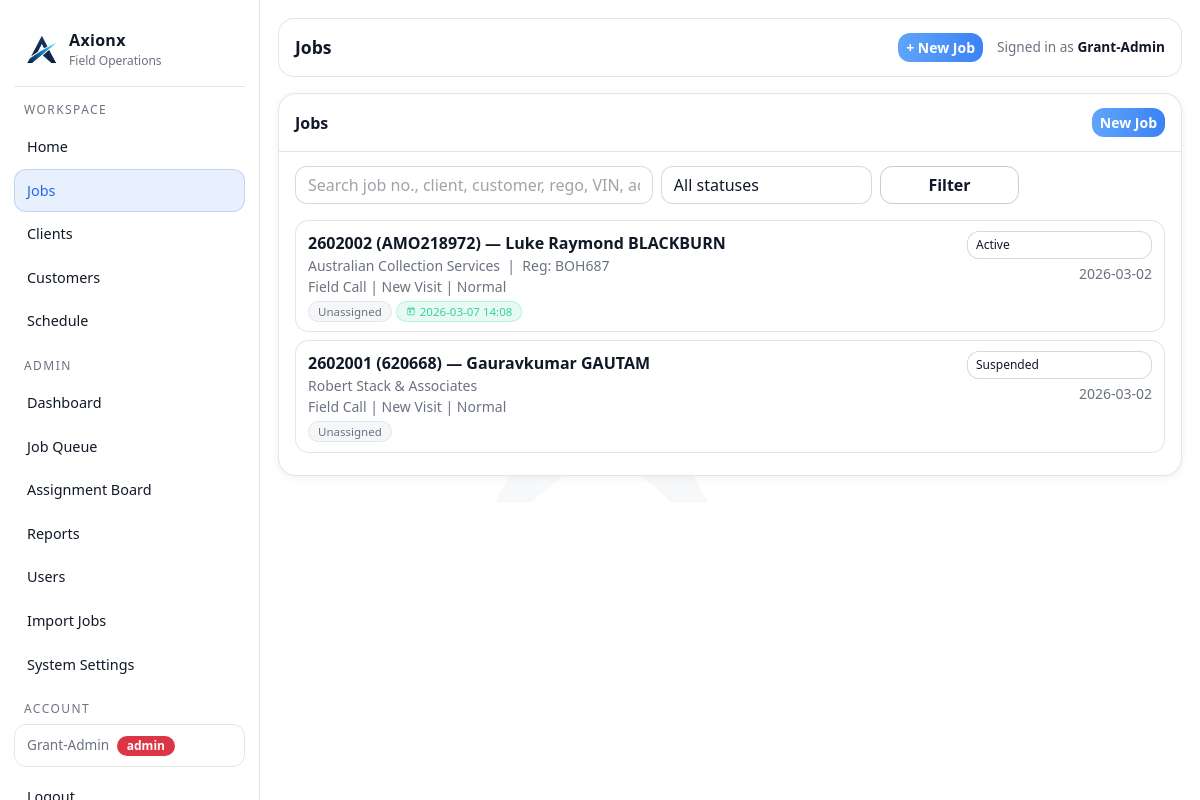
Page /jobs (signed in) on the committed database.
### tables this page shows
CREATE TABLE jobs (
        id INTEGER PRIMARY KEY AUTOINCREMENT,

        internal_job_number TEXT NOT NULL,
        client_reference TEXT,
        display_ref TEXT NOT NULL,

        client_id INTEGER,
        customer_id INTEGER,
        assigned_user_id INTEGER,

        job_type TEXT NOT NULL,
        visit_type TEXT NOT NULL,
        status TEXT NOT NULL,
        priority TEXT NOT NULL,

        job_address TEXT,
        description TEXT,

        created_at TEXT NOT NULL,
        updated_at TEXT NOT NULL, lender_name TEXT, account_number TEXT, regulation_type TEXT, arrears_cents INTEGER, costs_cents INTEGER, mmp_cents INTEGER, job_due_date TEXT, bill_to_client_id INTEGER, payment_frequency TEXT,

        FOREIGN KEY(client_id) REFERENCES clients(id),
        FOREIGN KEY(customer_id) REFERENCES customers(id),
        FOREIGN KEY(assigned_user_id) REFERENCES users(id)
    );

CREATE TABLE clients (
        id INTEGER PRIMARY KEY AUTOINCREMENT,
        name TEXT NOT NULL,
        phone TEXT,
        email TEXT,
        address TEXT,
        notes TEXT,
        created_at TEXT NOT NULL
    , updated_at TEXT NOT NULL DEFAULT '');

### app.py (the view, shortened to what this page needs)
@app.get("/jobs")
@login_required
def jobs_list():
    status = request.args.get("status", "").strip()
    q = request.args.get("q", "").strip()
    user_id = session.get("user_id")
    role = session.get("role")
    conn = db()
    cur = conn.cursor()
    sql = """
    SELECT j.*,
           c.name AS client_name,
           (cu.first_name || ' ' || cu.last_name) AS customer_name,
           (SELECT ji.reg FROM job_items ji WHERE ji.job_id = j.id AND ji.item_type = 'vehicle' LIMIT 1) AS asset_reg,
           u.full_name AS assigned_name,
           (SELECT s.scheduled_for FROM schedules s
            WHERE s.job_id = j.id AND s.status NOT IN ('Completed', 'Cancelled')
              AND s.scheduled_for >= datetime('now')
            ORDER BY s.scheduled_for ASC LIMIT 1) AS next_scheduled
    FROM jobs j
    LEFT JOIN clients c ON c.id = j.client_id
    LEFT JOIN customers cu ON cu.id = j.customer_id
    LEFT JOIN users u ON u.id = j.assigned_user_id
    WHERE 1=1
    """
    params = []
    if role == "agent":
        sql += " AND j.assigned_user_id = ?"
        params.append(user_id)
    if status:
        if status == "Active":
            sql += " AND j.status LIKE 'Active%'"
        else:
            sql += " AND j.status = ?"
            params.append(status)
    sql += " ORDER BY CASE WHEN j.status = 'Invoiced' THEN 1 ELSE 0 END, CASE WHEN next_scheduled IS NULL THEN 1 ELSE 0 END, next_scheduled ASC, j.updated_at DESC"
    cur.execute(sql, params)
    rows = cur.fetchall()
    conn.close()
    statuses = [
        "New",
        "Active",
        "Active - Phone work only",
        "Suspended",
        "Awaiting info from client",
        "Completed",
        "Invoiced"
    ]
    return render_template("jobs.html", jobs=rows, statuses=statuses, status=status, q=q)

### app.py (called while the page is built)
def db():
    conn = sqlite3.connect(DB_PATH)
    conn.row_factory = sqlite3.Row
    return conn

def add_column_if_missing(cur, table, col, coltype):
    cur.execute(f"PRAGMA table_info({table})")
    cols = [r["name"] for r in cur.fetchall()]
    if col not in cols:
        cur.execute(f"ALTER TABLE {table} ADD COLUMN {col} {coltype}")

@app.context_processor
def inject_globals():
    return {"GOOGLE_MAPS_API_KEY": os.environ.get("GOOGLE_MAPS_API_KEY", "")}

@app.before_request
def _ensure_db():
    init_db()

def login_required(f):
    @wraps(f)
    def wrapper(*args, **kwargs):
        if not session.get("user_id"):
            return redirect(url_for("login"))
        return f(*args, **kwargs)
    return wrapper

### templates/jobs.html (shortened to what this page needs)
{% extends "layout.html" %}
{% block page_title %}Jobs{% endblock %}
{% block content %}
<div class="ax-card">
  <div class="ax-card-h d-flex justify-content-between align-items-center">
    <div>Jobs</div>
    {% if session.get('role') == 'admin' %}<a class="btn btn-primary btn-sm" href="/jobs/new">New Job</a>{% endif %}
  </div>
  <div class="ax-card-b">
    <form class="row g-2 mb-3" method="get">
      <div class="col-12 col-lg-5">
        <input class="form-control" name="q" placeholder="Search job no., client, customer, rego, VIN, address..." value="{{ q }}">
      </div>
      <div class="col-12 col-lg-3">
        <select class="form-select" name="status">
          <option value="">All statuses</option>
        </select>
      </div>
      <div class="col-12 col-lg-2">
        <button class="btn btn-outline-secondary w-100">Filter</button>
      </div>
    </form>
    <div class="list-group list-group-flush">
      {% for j in jobs %}
        <div class="list-group-item" style="padding:.6rem .75rem;">
          <div class="d-flex justify-content-between align-items-start gap-2">
            <a href="/jobs/{{ j.id }}" class="text-decoration-none flex-grow-1" style="min-width:0;color:inherit;">
              <div class="fw-semibold">{{ j.display_ref }} &mdash; {{ j.customer_name or "No customer" }}</div>
              <div class="small" style="color:var(--muted)">
                {{ j.client_name or "No client" }}{% if j.asset_reg %} &nbsp;|&nbsp; Reg: {{ j.asset_reg }}{% endif %}
              </div>
              <div class="small" style="color:var(--muted)">
                {{ j.job_type }} | {{ j.visit_type }} | {{ j.priority }}
              </div>
              <div class="d-flex flex-wrap gap-1 mt-1">
                {% if j.assigned_name %}
                  <span style="display:inline-flex;align-items:center;gap:4px;background:rgba(96,165,250,.13);color:var(--accent);border:1px solid rgba(96,165,250,.25);border-radius:999px;padding:1px 9px;font-size:.72rem;font-weight:500;">
                    <svg width="10" height="10" viewBox="0 0 24 24" fill="currentColor" style="opacity:.75"><path d="M12 12c2.7 0 4.8-2.1 4.8-4.8S14.7 2.4 12 2.4 7.2 4.5 7.2 7.2 9.3 12 12 12zm0 2.4c-3.2 0-9.6 1.6-9.6 4.8v2.4h19.2v-2.4c0-3.2-6.4-4.8-9.6-4.8z"/></svg>
                    {{ j.assigned_name }}
                  </span>
                {% else %}
                  <span style="display:inline-flex;align-items:center;gap:4px;background:rgba(156,163,175,.1);color:var(--muted);border:1px solid rgba(156,163,175,.2);border-radius:999px;padding:1px 9px;font-size:.72rem;">
                    Unassigned
                  </span>
                {% endif %}
                {% if j.next_scheduled %}
                  <span style="display:inline-flex;align-items:center;gap:4px;background:rgba(52,211,153,.12);color:#34d399;border:1px solid rgba(52,211,153,.25);border-radius:999px;padding:1px 9px;font-size:.72rem;font-weight:500;">
                    <svg width="10" height="10" viewBox="0 0 24 24" fill="currentColor" style="opacity:.8"><path d="M19 4h-1V2h-2v2H8V2H6v2H5C3.9 4 3 4.9 3 6v14c0 1.1.9 2 2 2h14c1.1 0 2-.9 2-2V6c0-1.1-.9-2-2-2zm0 16H5V9h14v11zM7 11h5v5H7z"/></svg>
                    {{ j.next_scheduled[:16] | replace('T', ' ') }}
                  </span>
                {% endif %}
              </div>
            </a>
            <div class="text-end flex-shrink-0" style="min-width:110px;">
              {% if session.get('role') == 'admin' %}
                <form method="post" action="/jobs/{{ j.id }}/status" style="margin:0;">
                  <select name="status" class="form-select form-select-sm"
                          style="font-size:.75rem;min-width:110px;"
                          onchange="this.form.submit()">
                    {% for s in statuses %}
                      <option value="{{ s }}" {% if s == j.status %}selected{% endif %}>{{ s }}</option>
                    {% endfor %}
                  </select>
                </form>
              {% else %}
                <span class="badge bg-secondary">{{ j.status }}</span>
              {% endif %}
              <div class="small mt-1" style="color:var(--muted)">{{ j.updated_at[:10] if j.updated_at else '' }}</div>
            </div>
          </div>
        </div>
      {% else %}
        <div style="color:var(--muted)" class="py-3 text-center">No jobs found.</div>
      {% endfor %}
    </div>
  </div>
</div>
{% endblock %}

### templates/layout.html (style rules this page uses)
:root { --bg: #ffffff; --panel: #ffffff; --panel2: #f3f4f6; --card: #f9fafb; --text: #111827; --muted: #6b7280; --line: rgba(0,0,0,.10); --accent: #2563eb; --accent2: #16a34a; --danger: #dc2626; }
body { background: #ffffff; color: var(--text); }
body::before { content: ''; position: fixed; inset: 0; background: url('/static/images/axionx-icon.png') center center / 260px auto no-repeat; opacity: .03; pointer-events: none; z-index: 0; }
.ax-card { background: #ffffff; border: 1px solid var(--line); border-radius: 18px; box-shadow: 0 2px 8px rgba(0,0,0,.06); overflow: visible; }
.ax-card .ax-card-h { padding: 14px 16px; border-bottom: 1px solid var(--line); font-weight: 650; }
.ax-card .ax-card-b { padding: 14px 16px; }
.form-control, .form-select { background: #ffffff !important; color: var(--text) !important; border: 1px solid rgba(0,0,0,.15) !important; border-radius: 12px !important; }
.form-control::placeholder { color: rgba(17,24,39,.4); }
.btn { border-radius: 12px; font-weight: 600; }
.btn-primary { background: linear-gradient(90deg, #60a5fa, #3b82f6); border: 0; }
.btn-outline-secondary { border-color: rgba(0,0,0,.20); color: var(--text); }
.list-group-item { background: #ffffff !important; border: 1px solid var(--line) !important; color: var(--text) !important; border-radius: 14px !important; margin-bottom: 8px; }

### rows in the picture
jobs: display_ref "2602002 (AMO218972)", customer_name "Luke Raymond BLACKBURN", name "Australian Collection Services", asset_reg "BOH687", job_type "Field Call", visit_type "New Visit", priority "Normal", next_scheduled "2026-03-07 14:08", status "Active", updated_at "2026-03-02"
jobs: display_ref "2602001 (620668)", customer_name "Gauravkumar GAUTAM", name "Robert Stack & Associates", job_type "Field Call", visit_type "New Visit", priority "Normal", status "Suspended", updated_at "2026-03-02"

### other values in the picture
{{ session.get('user_name') }} "Grant-Admin"
{{ session.get('role') }} "admin"
